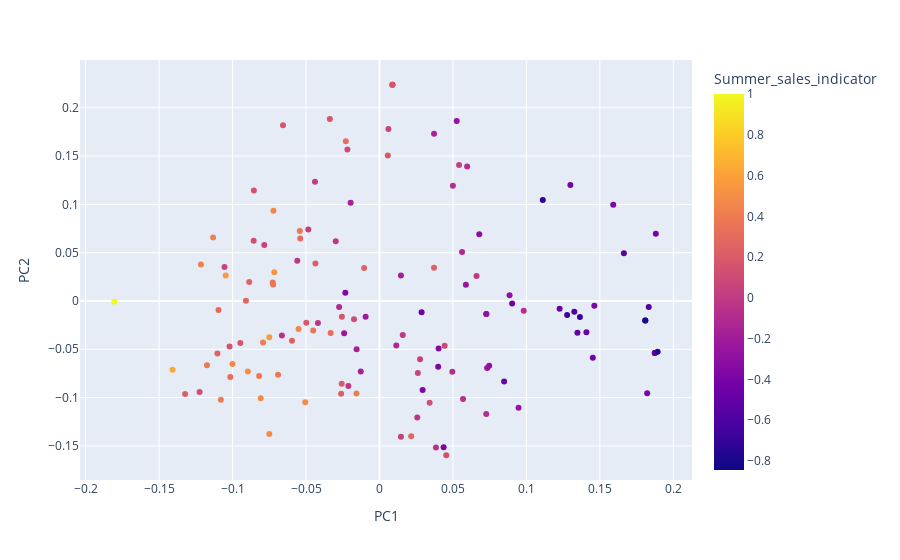

Here is the notebook cell this chart was saved with:
### Code cell
feat_cols = [col for col in hmtraingrp2.columns if col != 'ym_date']
df_pca = StandardScaler().fit_transform(hmtraingrp2[feat_cols])
model_pca = PCA(n_components=5)
model_pca.fit(df_pca)
feature = model_pca.transform(df_pca)

df_eigen = model_pca.components_.T
df_eigen = pd.DataFrame(df_eigen,
                        index=None,
                        columns=['PC1','PC2','PC3','PC4','PC5'])
df_eigen['idxgrp_idx_prdtyp'] = feat_cols
df_eigen.head(5)
df_eigen = pd.merge(
     df_eigen,
     hmtraingrp2.corr()[['Ladieswear_Jacket']].reset_index().rename(columns={'Ladieswear_Jacket': 'Summer_sales_indicator'}),
     on='idxgrp_idx_prdtyp',
     how='left'
)


px.scatter(df_eigen, x='PC1', y='PC2', hover_name='idxgrp_idx_prdtyp', color='Summer_sales_indicator')

### Figure 1 — Plotly figure (JSON) as saved in the notebook; plotly's stock layout.template omitted (floating-point values rounded to 4 significant figures; data arrays with more than 128 entries replaced by an {"elided": "..."} marker saying what was removed)
{"data": [{"hovertemplate": "<b>%{hovertext}</b><br><br>PC1=%{x}<br>PC2=%{y}<br>Summer_sales_indicator=%{marker.color}<extra></extra>", "hovertext": {"elided": "129 str values"}, "legendgroup": "", "marker": {"color": {"elided": "129 float values"}, "coloraxis": "coloraxis", "symbol": "circle"}, "mode": "markers", "name": "", "orientation": "v", "showlegend": false, "type": "scatter", "x": {"elided": "129 float values"}, "xaxis": "x", "y": {"elided": "129 float values"}, "yaxis": "y"}], "layout": {"coloraxis": {"colorbar": {"title": {"text": "Summer_sales_indicator"}}, "colorscale": [[0, "#0d0887"], [0.1111, "#46039f"], [0.2222, "#7201a8"], [0.3333, "#9c179e"], [0.4444, "#bd3786"], [0.5556, "#d8576b"], [0.6667, "#ed7953"], [0.7778, "#fb9f3a"], [0.8889, "#fdca26"], [1, "#f0f921"]]}, "legend": {"tracegroupgap": 0}, "margin": {"t": 60}, "xaxis": {"anchor": "y", "domain": [0, 1], "title": {"text": "PC1"}}, "yaxis": {"anchor": "x", "domain": [0, 1], "title": {"text": "PC2"}}}}
